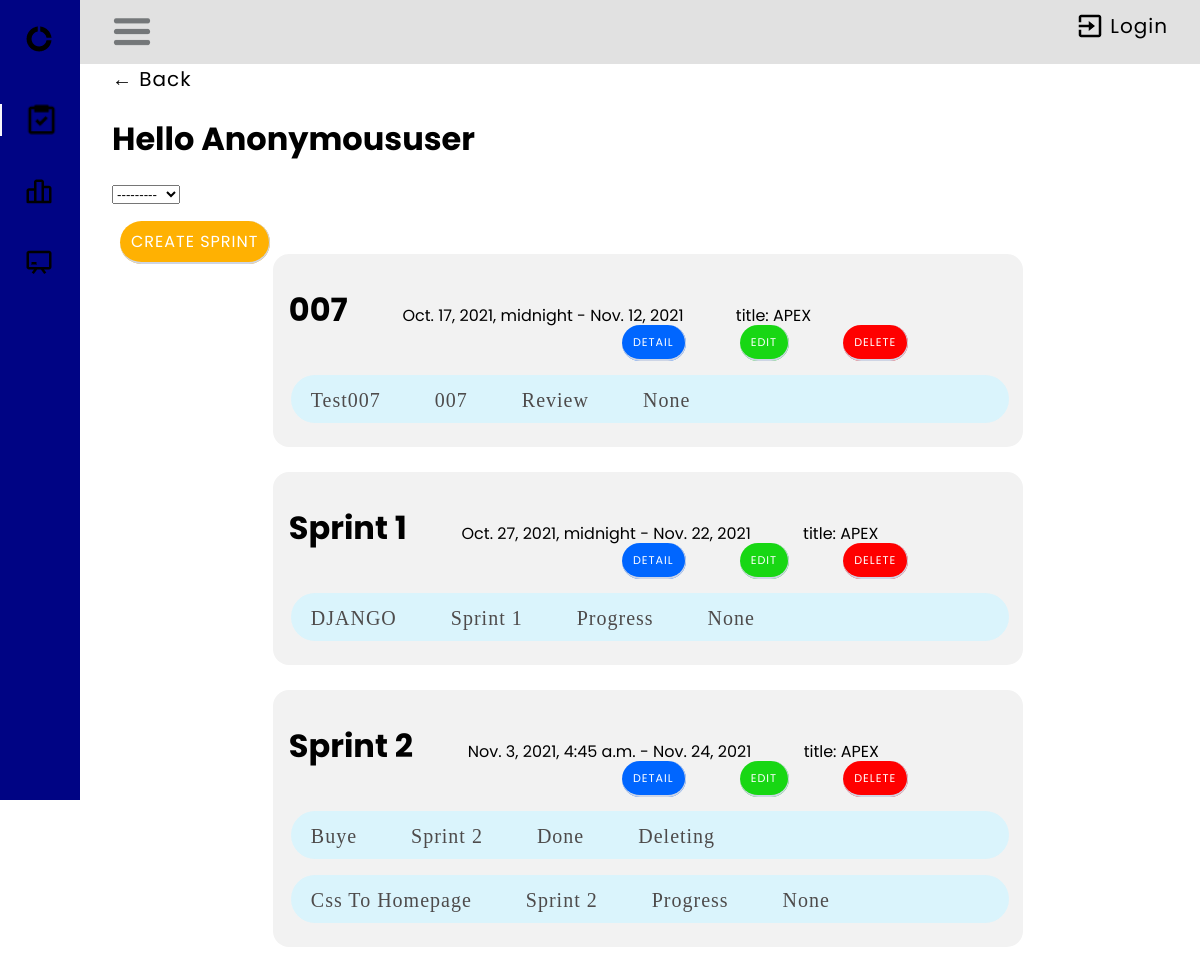
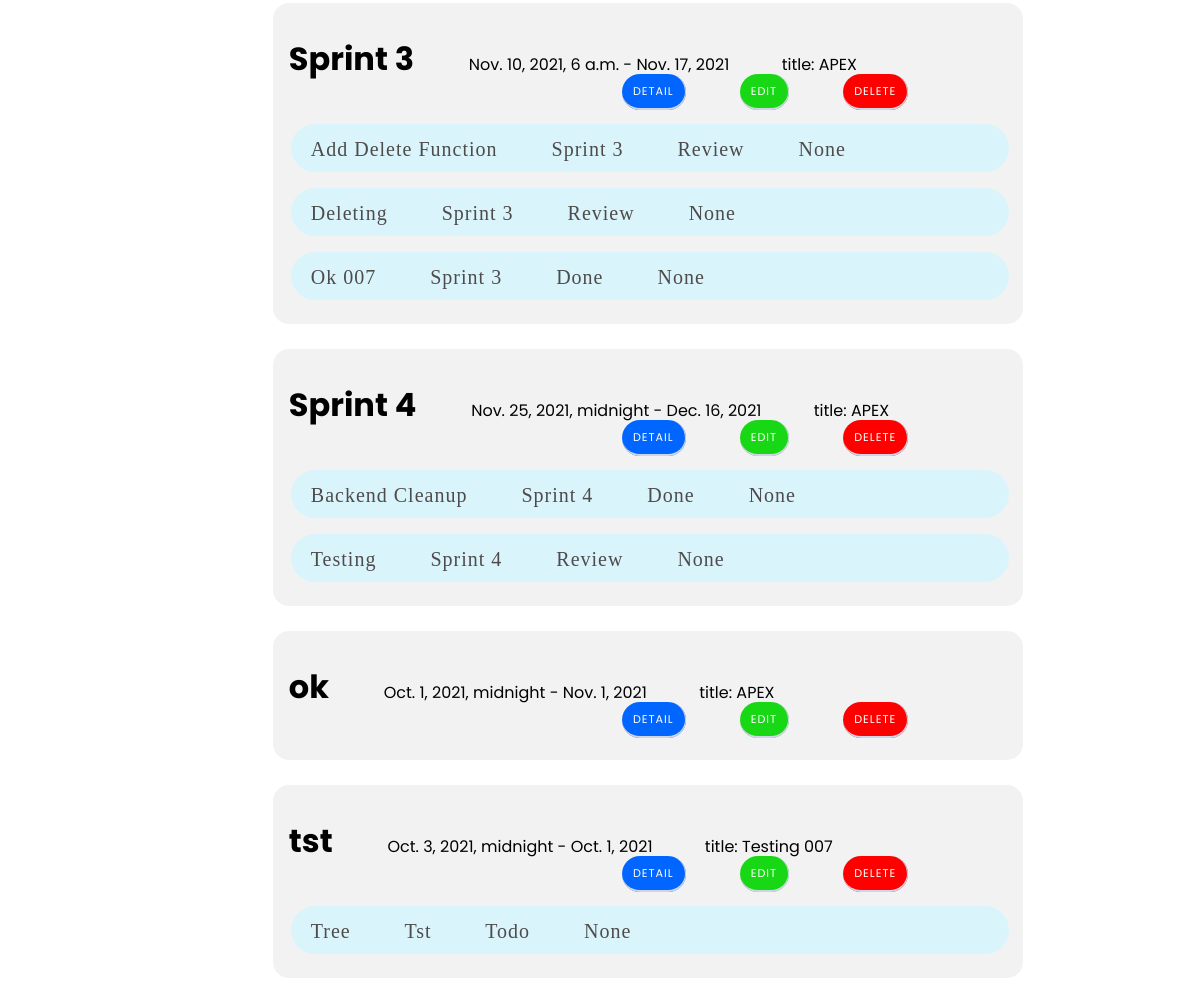
Page /sprint/ on the earlier database version (2 pictures, top to bottom).
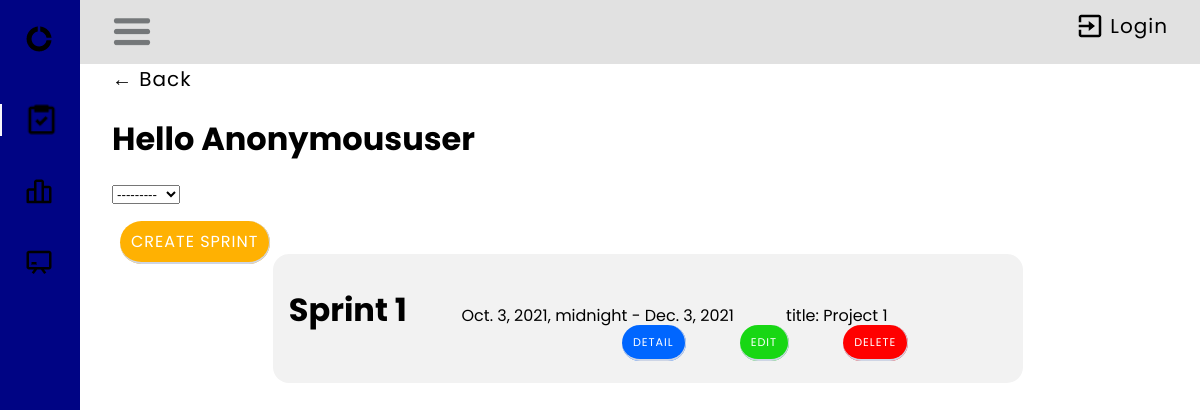
Same page on the later database version.
### taskManager/models.py (models this page shows, shortened)
class Sprint(models.Model):
    name = models.CharField(max_length=50, blank=True, default='')
    description = models.TextField(blank=True, default='')
    start = models.DateTimeField(unique=True)
    Duration= models.DurationField()
    end = models.DateField(unique=True)
    project = models.ForeignKey(Project, on_delete=models.CASCADE, null=False)
    def __str__(self):
        return self.name or ('Sprint ending %s') % self.end
    class Meta:
        ordering = ['name']

class Project(models.Model):
    name = models.CharField(max_length=50)
    start = models.DateTimeField(auto_now_add=True)

class Task(models.Model):
    STATUS_CHOICES = (
        ('Todo', 'Todo'),
    ('Progress', 'Progress'),
    ('Review', 'Review'),
    ('Done', 'Done'),
    )
    user = models.ForeignKey(User, on_delete=models.CASCADE, null=True, blank=False)
    title = models.CharField(max_length=200)
    description = models.TextField(null=True, blank=True)
    complete = models.BooleanField(default=False)
    created = models.DateTimeField(auto_now_add=True)
    sprint = models.ForeignKey(Sprint, on_delete=models.CASCADE, blank=True, null=True)
    status = models.CharField(max_length=30, choices=STATUS_CHOICES)
    subtask = models.ForeignKey('self',on_delete=models.CASCADE, null=True, blank=True)
    def __str__(self):
        return self.title
    class Meta:
        ordering = ['title']

### taskManager/view/sprint/views.py (the view)
# urls.py: path('sprint/', SprintListView.as_view(), name='sprint_list'),
class SprintListView(ListView):
    model = Sprint
    context_object_name = 'sprint'
    template_name = "sprint/sprint_list.html"
    def get_context_data(self, **kwargs):
        context = super(SprintListView, self).get_context_data(**kwargs)
        context['tasks'] = Task.objects.all()
        return context

### taskManager/templates/sprint/sprint_list.html (shortened to what this page needs)
{% load crispy_forms_tags %}
{% block content %}
{% load static %}
<div class="header-back-button">
    <a href="{% url 'sprint_list' %}">&#8592; Back</a>
</div>
<div class="header-bar">
    <div>
        <link rel="stylesheet" href="{% static 'css/home.css' %}">
        <link rel="stylesheet" href="{% static 'css/task.css' %}">
        <link rel="stylesheet" href="{% static 'css/sprint_list.css' %}">
        <h1>Hello {{request.user|title}}</h1>
            <select>
                <option selected>---------</option>
              </select>
        </div>
    </div>
<div id="body-pd">
    <header class="header" id="header">
        <div class="header_toggle">
            <img class="bx bx-menu" id="header-toggle" width="40px" src="/static/images/burger-menu.jpg" alt="burger menu">
        <div class="header-logout">
            <img class="exit-icon" src="/static/images/exit.png" alt="burger menu">
            {% if request.user.is_authenticated %}
                <a class="header-text" href="{% url 'user_logout' %}">Logout</a>
            {% else %}
                <a class="header-text" href="{% url 'user_login' %}">Login</a>
            {% endif %}
        </div>
    </div>
    </header>
    <div class="l-navbar" id="nav-bar">
        <nav class="nav">
            <div>
                <a href="#" class="nav_logo">
                    <img class="bx bx-menu" id="header-toggle" width="30px" src="/static/images/app-icon.png" alt="burger menu">
                </a>
                <div class="nav_list">
                    <a href="{% url 'tasks' %}" class="nav_link active">
                        <img width="35px" src="/static/images/task-icon.png" alt="burger menu">
                    </a>
                    <a href="{% url 'sprint_list' %}" class="nav_link">
                        <img width="30px" src="/static/images/backlog-icon.png" alt="burger menu">
                    </a>
                    <a href="{% url 'project_list' %}" class="nav_link">
                        <img width="30px" src="/static/images/board-icon.png" alt="burger menu">
                    </a>
                </div>
            </div>
        </nav>
    </div>
</div>
<body>
    <a class="btn" style="font-size: 1rem;" href="{% url 'sprint_form' %}"> Create Sprint </a>
    {% for sprint in object_list %}
        <div class="background-sprint">
        <p><span class="sprint-title">{{sprint.name}} </span><span>{{sprint.start}} - {{sprint.end}}</span>
            <span class="title">title: {{sprint.project.name}}</span>
            <span class="align-buttons">
                <span><a href="{% url 'sprint' sprint.pk %}"class="btn btn-style btn-detail">Detail</a> </span>
                <span><a href="{% url 'sprint_update' sprint.pk %}" class="btn btn-style btn-edit">Edit</a> </span>
                <span><a href="{% url 'sprint_delete' sprint.pk %}" class="btn btn-style btn-delete">Delete</a> </span>
            </span>
        </p>
        <table>
            {% for task in tasks %}
                {% if sprint == task.sprint %}
                    <div class="task-container">
                        <a href="{% url 'task' task.pk %}">
                            <span>{{task.title}}</span>
                            <span>{{task.sprint}}</span>
                            <span>{{task.status}}</span>
                            <span>{{task.subtask}}</span>
                        </a>
                    </div>
                {% endif %}
            {% endfor %}
        </table>
    </div>
    <br />
    {% endfor %}
</body>
{% endblock content %}

Differences in the rows shown:
removed Sprint: name "007", start "Oct. 17, 2021, midnight", end "Nov. 12, 2021", project.name "APEX"
removed Task: title "Test007", sprint "007", status "Review", subtask "None"
removed Task: title "DJANGO", sprint "Sprint 1", status "Progress", subtask "None"
removed Sprint: name "Sprint 2", start "Nov. 3, 2021, 4:45 a.m.", end "Nov. 24, 2021", project.name "APEX"
removed Task: title "Buye", sprint "Sprint 2", status "Done", subtask "Deleting"
removed Task: title "Css To Homepage", sprint "Sprint 2", status "Progress", subtask "None"
removed Sprint: name "Sprint 3", start "Nov. 10, 2021, 6 a.m.", end "Nov. 17, 2021", project.name "APEX"
removed Task: title "Add Delete Function", sprint "Sprint 3", status "Review", subtask "None"
removed Task: title "Deleting", sprint "Sprint 3", status "Review", subtask "None"
removed Task: title "Ok 007", sprint "Sprint 3", status "Done", subtask "None"
removed Sprint: name "Sprint 4", start "Nov. 25, 2021, midnight", end "Dec. 16, 2021", project.name "APEX"
removed Task: title "Backend Cleanup", sprint "Sprint 4", status "Done", subtask "None"
removed Task: title "Testing", sprint "Sprint 4", status "Review", subtask "None"
removed Sprint: name "ok", start "Oct. 1, 2021, midnight", end "Nov. 1, 2021", project.name "APEX"
removed Sprint: name "tst", start "Oct. 3, 2021, midnight", end "Oct. 1, 2021", project.name "Testing 007"
removed Task: title "Tree", sprint "Tst", status "Todo", subtask "None", shown under "tst"
changed Sprint "Sprint 1": start "Oct. 27, 2021, midnight" → "Oct. 3, 2021, midnight"; end "Nov. 22, 2021" → "Dec. 3, 2021"; project.name "APEX" → "Project 1"
